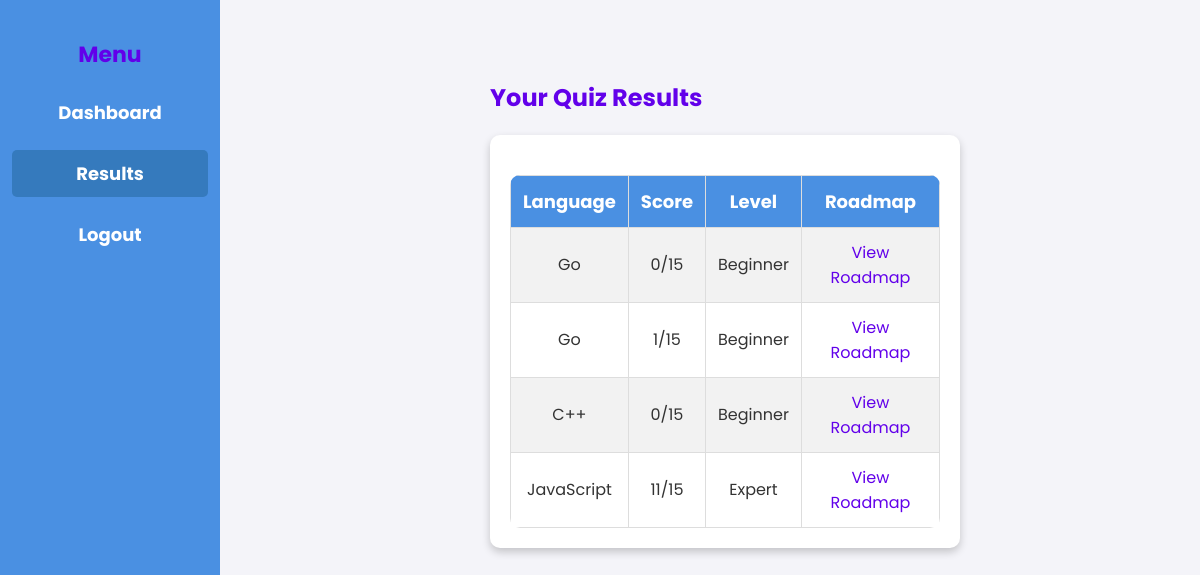
Screenshot of /results/ (signed in) with the database file from the repository.
### education_tutor/models.py (models this page shows, shortened)
class QuizResult(models.Model):
    LEVEL_CHOICES = [
        ('Beginner', 'Beginner'),
        ('Intermediate', 'Intermediate'),
        ('Expert', 'Expert'),
    ]
    user = models.ForeignKey(User, on_delete=models.CASCADE)
    language = models.ForeignKey(ProgrammingLanguage, on_delete=models.CASCADE)
    score = models.IntegerField(default=0)
    level = models.CharField(max_length=20, choices=LEVEL_CHOICES, default='Beginner')

class ProgrammingLanguage(models.Model):
    name = models.CharField(max_length=50, unique=True)

### education_tutor/views.py (the view)
# urls.py: path("results/", views.quiz_results, name="quiz_results"),  # ✅ Ensure this exists
@login_required
def quiz_results(request):
    results = QuizResult.objects.filter(user=request.user)
    return render(request, 'education_tutor/results.html', {'quiz_results': results})

### education_tutor/templates/education_tutor/results.html (shortened to what this page needs)
{% extends "education_tutor/base.html" %}
{% block content %}
    <div class="container">
        <div class="sidebar">
            <h2>Menu</h2>
            <ul>
                <li><a href="{% url 'dashboard' %}">Dashboard</a></li>
                <li><a href="{% url 'quiz_results' %}" class="active">Results</a></li>
                <li><a href="{% url 'logout' %}">Logout</a></li>
            </ul>
        </div>
        <div class="main-content">
            <h2>Your Quiz Results</h2>
            {% if quiz_results %}
                <div class="results-container">
                    <table>
                        <tr>
                            <th>Language</th>
                            <th>Score</th>
                            <th>Level</th>
                            <th>Roadmap</th>
                        </tr>
                        {% for result in quiz_results %}
                            <tr>
                                <td>{{ result.language.name }}</td>
                                <td>{{ result.score }}/15</td>
                                <td>{{ result.level }}</td>
                                <td>
                                    <a href="{% url 'roadmap' result.language.id result.level %}">View Roadmap</a>
                                </td>
                            </tr>
                        {% endfor %}
                    </table>
                </div>
            {% else %}
                <p class="no-results">No quiz results found. Take a quiz to see your scores!</p>
            {% endif %}
        </div>
    </div>
{% endblock %}

### education_tutor/templates/education_tutor/base.html (style rules this page uses)
body { font-family: 'Poppins', sans-serif; margin: 0; padding: 0; background-color: #f4f4f9; color: #333; }
.container { max-width: 800px; margin: 0 auto; padding: 20px; }
h2 { color: #6200ea; }
a { color: #6200ea; text-decoration: none; }

### education_tutor/templates/education_tutor/results.html (style rules this page uses)
.container { display: flex; }
.sidebar { width: 220px; height: 100vh; background: #4A90E2; color: white; padding-top: 20px; position: fixed; left: 0; top: 0; }
.sidebar h2 { text-align: center; font-size: 22px; margin-bottom: 15px; }
.sidebar ul { list-style: none; padding: 0; }
.sidebar ul li { padding: 12px; text-align: center; }
.sidebar ul li a { color: white; text-decoration: none; display: block; font-size: 18px; font-weight: bold; transition: 0.2s; }
.sidebar ul li a:hover, .sidebar ul li a.active { background: #357ABD; padding: 10px; border-radius: 5px; }
.main-content { margin-left: 250px; padding: 20px; width: 100%; }
.results-container { margin-top: 20px; background: white; padding: 20px; border-radius: 10px; box-shadow: 0px 4px 8px rgba(0, 0, 0, 0.2); max-width: 700px; margin-left: auto; margin-right: auto; }
table { width: 100%; border-collapse: collapse; margin-top: 20px; background: white; border-radius: 10px; overflow: hidden; }
th, td { border: 1px solid #ddd; padding: 12px; text-align: center; }
th { background: #4A90E2; color: white; font-size: 18px; }
tr:nth-child(even) { background: #f2f2f2; }

### rows the page displays
QuizResult: language.name "Go", score "0", level "Beginner"
QuizResult: language.name "Go", score "1", level "Beginner"
QuizResult: language.name "C++", score "0", level "Beginner"
QuizResult: language.name "JavaScript", score "11", level "Expert"
